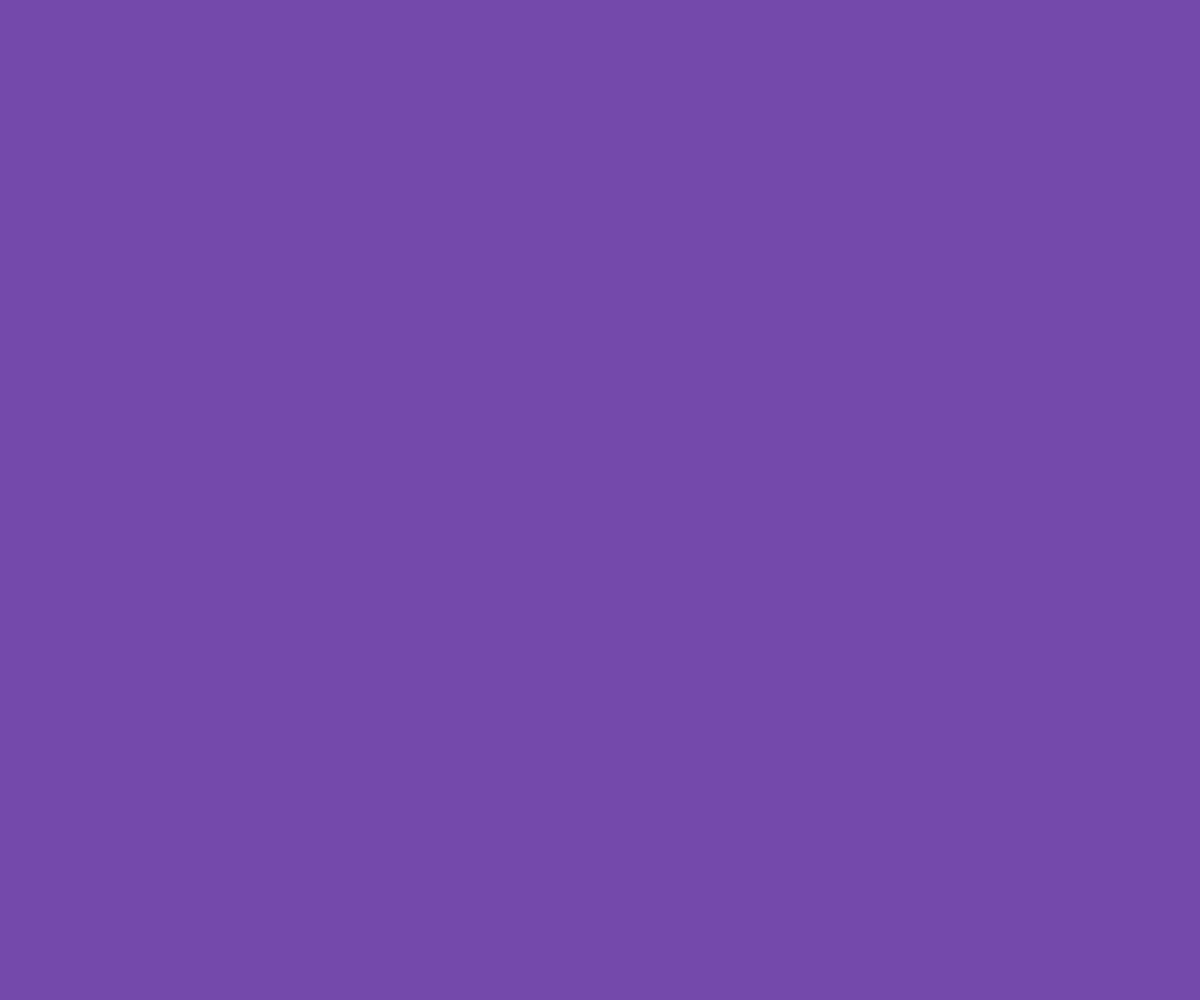
Frame 1 (no input)
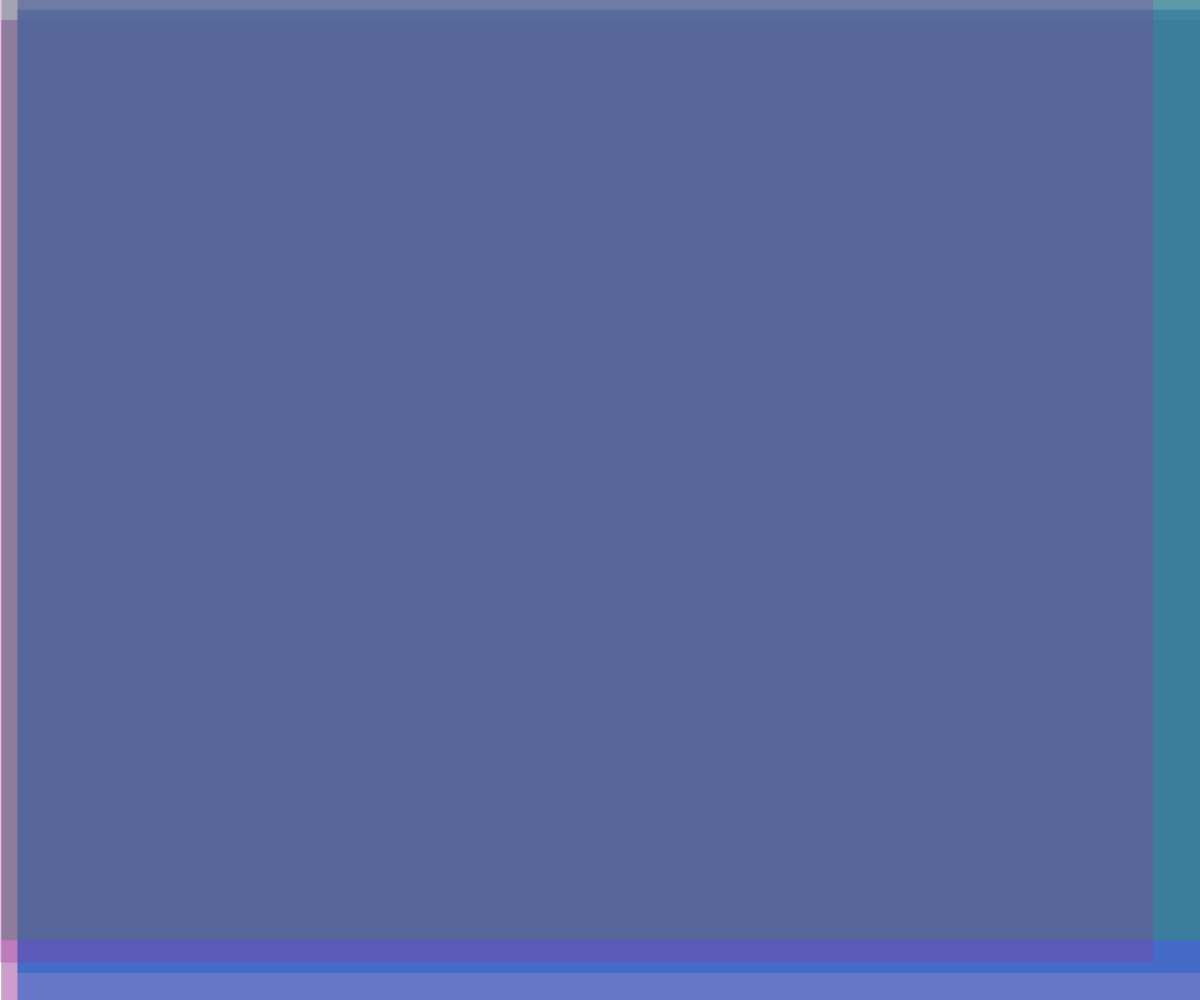
Frame 60 (no input)
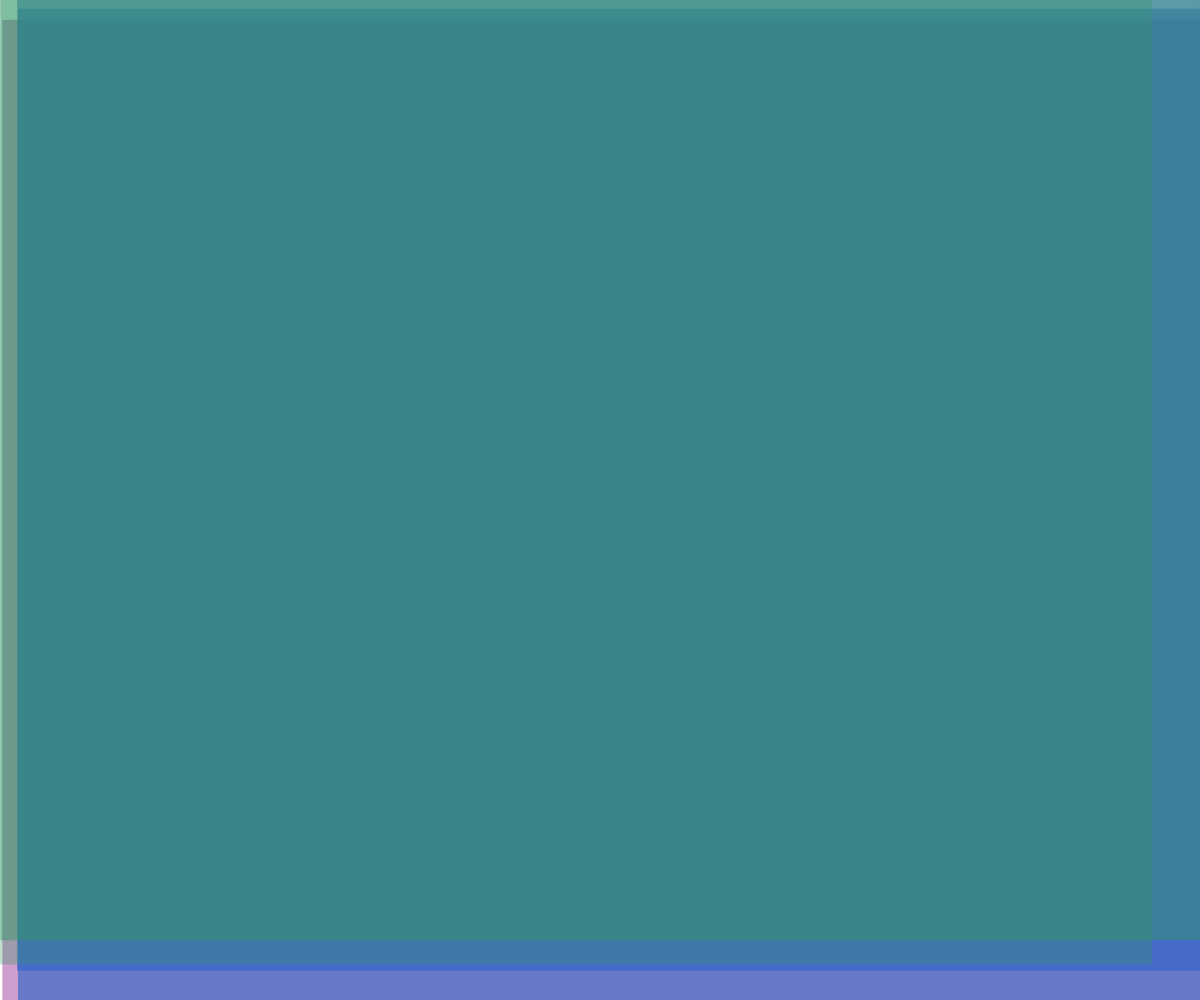
Frame 120 (the mouse pressed at the canvas centre since frame 60)

The p5.js sketch that drew these frames (run headless with seeded random() and noise() and a simulated clock; from frame 60 on, the mouse is pressed at the canvas centre):

// p5.js sketch
// ── sketch.js
let planes = [];
let colors = [];

function setup() {
  createCanvas(windowWidth, windowHeight);
  
  // Create 5 large overlapping planes
  for (let i = 0; i < 5; i++) {
    planes.push({
      x: 0,
      y: 0,
      w: width,
      h: height,
      alpha: random(100, 200),
      speed: random(0.002, 0.005),
      offset: random(TWO_PI)
    });
  }
  
  // Define Rothko-like color palette
  colors = [
    [255, 50, 50],   // Red
    [50, 100, 200],  // Blue
    [255, 200, 50],  // Yellow
    [150, 50, 150],  // Purple
    [50, 150, 100]   // Green
  ];
}

function draw() {
  background(255);
  
  // Draw planes with subtle color shifts
  for (let i = 0; i < planes.length; i++) {
    let plane = planes[i];
    
    // Calculate color based on time and offset
    let hue = (frameCount * plane.speed + plane.offset) % TWO_PI;
    let colorIndex = floor(map(hue, 0, TWO_PI, 0, colors.length));
    colorIndex = colorIndex % colors.length;
    
    let c = colors[colorIndex];
    let r = c[0];
    let g = c[1];
    let b = c[2];
    
    // Smooth color transition with alpha
    let alpha = map(sin(hue), -1, 1, plane.alpha * 0.7, plane.alpha * 1.3);
    
    fill(r, g, b, alpha);
    noStroke();
    
    // Draw a large rectangle that slightly moves and scales
    rect(plane.x, plane.y, plane.w, plane.h);
    
    // Slight movement effect for organic feel
    plane.x = sin(frameCount * 0.001 + i) * 20;
    plane.y = cos(frameCount * 0.001 + i) * 20;
    plane.w = width + sin(frameCount * 0.0005 + i) * 40;
    plane.h = height + cos(frameCount * 0.0005 + i) * 40;
  }
}

function windowResized() {
  resizeCanvas(windowWidth, windowHeight);
}
